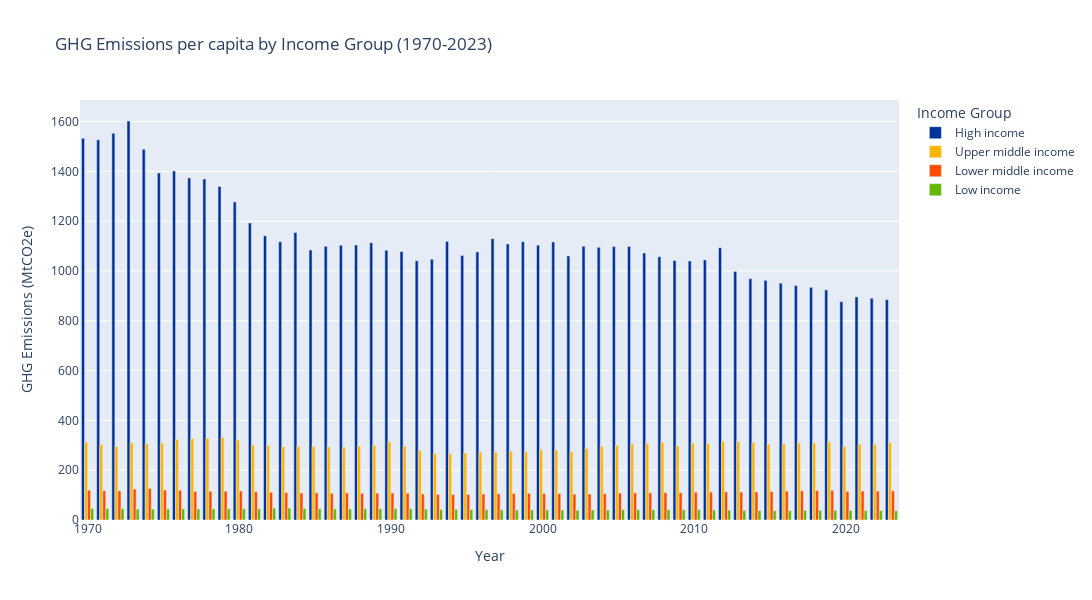

Notebook source saved alongside this figure:
### Markdown cell above
### Chart 2

### Code cell
# Filter required columns 
df = GHG_per_capita_by_country.loc[['HIGH','H_MID', 'L_MID', 'LOW']]
# # Plot (built-in function)
# df = df.set_index('Country')
# plt = df.T.plot(kind='bar', figsize=(30, 10), color={'High income': '#003299', 'Upper middle income': '#FFB400',  'Lower middle income':'#FF4B00', 'Low income': '#65B800'}, grid=True)
# plt.axhline(0, color='k', linestyle='dashed')
# Melt
df_long = df.melt(id_vars=["Country"], var_name="Year", value_name="Emissions")
# Plot (plotly)
fig = px.bar(
    df_long,
    x="Year",                # Year on the x-axis
    y="Emissions",              # Emissions on the y-axis
    color="Country",       # Use income group for color differentiation
    title="GHG Emissions per capita by Income Group (1970-2023)",
    labels={"Country": "Income Group", "Emissions": "GHG Emissions (MtCO2e)"},  # Axis labels
    color_discrete_map={'High income': COLORS[0], 'Upper middle income': COLORS[1],  'Lower middle income':COLORS[2], 'Low income': COLORS[3]},
    barmode="group",             # Grouped bars for each year
    height = 600,
    width = 1350
)
fig.show()

### Figure 1 — Plotly figure (JSON) as saved in the notebook; plotly's stock layout.template omitted (floating-point values rounded to 4 significant figures)
{"data": [{"alignmentgroup": "True", "hovertemplate": "Income Group=High income<br>Year=%{x}<br>GHG Emissions (MtCO2e)=%{y}<extra></extra>", "legendgroup": "High income", "marker": {"color": "#003299", "pattern": {"shape": ""}}, "name": "High income", "offsetgroup": "High income", "orientation": "v", "showlegend": true, "textposition": "auto", "type": "bar", "x": [1970, 1971, 1972, 1973, 1974, 1975, 1976, 1977, 1978, 1979, 1980, 1981, 1982, 1983, 1984, 1985, 1986, 1987, 1988, 1989, 1990, 1991, 1992, 1993, 1994, 1995, 1996, 1997, 1998, 1999, 2000, 2001, 2002, 2003, 2004, 2005, 2006, 2007, 2008, 2009, 2010, 2011, 2012, 2013, 2014, 2015, 2016, 2017, 2018, 2019, 2020, 2021, 2022, 2023], "xaxis": "x", "y": [1532.0, 1527.0, 1553.0, 1602.0, 1488.0, 1393.0, 1402.0, 1374.0, 1369.0, 1339.0, 1277.0, 1192.0, 1141.0, 1117.0, 1154.0, 1084.0, 1099.0, 1103.0, 1105.0, 1113.0, 1083.0, 1078.0, 1041.0, 1047.0, 1118.0, 1062.0, 1077.0, 1130.0, 1109.0, 1117.0, 1103.0, 1116.0, 1060.0, 1099.0, 1095.0, 1098.0, 1098.0, 1072.0, 1057.0, 1042.0, 1040.0, 1044.0, 1093.0, 998.2, 968.9, 962.3, 950.9, 941.3, 934.2, 923.9, 876.8, 895.8, 890.7, 884.9], "yaxis": "y"}, {"alignmentgroup": "True", "hovertemplate": "Income Group=Upper middle income<br>Year=%{x}<br>GHG Emissions (MtCO2e)=%{y}<extra></extra>", "legendgroup": "Upper middle income", "marker": {"color": "#FFB400", "pattern": {"shape": ""}}, "name": "Upper middle income", "offsetgroup": "Upper middle income", "orientation": "v", "showlegend": true, "textposition": "auto", "type": "bar", "x": [1970, 1971, 1972, 1973, 1974, 1975, 1976, 1977, 1978, 1979, 1980, 1981, 1982, 1983, 1984, 1985, 1986, 1987, 1988, 1989, 1990, 1991, 1992, 1993, 1994, 1995, 1996, 1997, 1998, 1999, 2000, 2001, 2002, 2003, 2004, 2005, 2006, 2007, 2008, 2009, 2010, 2011, 2012, 2013, 2014, 2015, 2016, 2017, 2018, 2019, 2020, 2021, 2022, 2023], "xaxis": "x", "y": [313.2, 303.9, 295.2, 309.8, 305.4, 309.4, 322.9, 326.8, 328.3, 332.0, 322.1, 301.4, 299.5, 294.9, 296.2, 295.5, 293.6, 292.8, 297.4, 300.5, 313.6, 296.5, 280.1, 267.7, 266.7, 269.2, 272.1, 272.9, 277.2, 274.3, 281.8, 280.9, 274.5, 287.4, 296.4, 300.2, 305.8, 308.3, 312.4, 299.1, 309.2, 308.0, 315.2, 315.6, 311.4, 304.4, 307.5, 309.3, 309.7, 313.5, 295.5, 304.8, 303.9, 310.9], "yaxis": "y"}, {"alignmentgroup": "True", "hovertemplate": "Income Group=Lower middle income<br>Year=%{x}<br>GHG Emissions (MtCO2e)=%{y}<extra></extra>", "legendgroup": "Lower middle income", "marker": {"color": "#FF4B00", "pattern": {"shape": ""}}, "name": "Lower middle income", "offsetgroup": "Lower middle income", "orientation": "v", "showlegend": true, "textposition": "auto", "type": "bar", "x": [1970, 1971, 1972, 1973, 1974, 1975, 1976, 1977, 1978, 1979, 1980, 1981, 1982, 1983, 1984, 1985, 1986, 1987, 1988, 1989, 1990, 1991, 1992, 1993, 1994, 1995, 1996, 1997, 1998, 1999, 2000, 2001, 2002, 2003, 2004, 2005, 2006, 2007, 2008, 2009, 2010, 2011, 2012, 2013, 2014, 2015, 2016, 2017, 2018, 2019, 2020, 2021, 2022, 2023], "xaxis": "x", "y": [119.6, 117.4, 117.2, 124.1, 126.8, 120.7, 119.5, 115.0, 115.4, 115.3, 116.3, 113.4, 111.3, 110.1, 108.5, 109.3, 107.3, 108.8, 107.5, 107.9, 108.9, 107.7, 104.4, 102.8, 102.1, 102.2, 104.5, 105.2, 106.6, 107.0, 106.6, 105.8, 103.8, 104.2, 105.9, 108.4, 109.0, 108.9, 109.9, 109.6, 111.4, 112.3, 113.0, 112.0, 112.8, 114.4, 115.9, 117.4, 118.1, 119.1, 115.1, 116.4, 116.4, 117.1], "yaxis": "y"}, {"alignmentgroup": "True", "hovertemplate": "Income Group=Low income<br>Year=%{x}<br>GHG Emissions (MtCO2e)=%{y}<extra></extra>", "legendgroup": "Low income", "marker": {"color": "#65B800", "pattern": {"shape": ""}}, "name": "Low income", "offsetgroup": "Low income", "orientation": "v", "showlegend": true, "textposition": "auto", "type": "bar", "x": [1970, 1971, 1972, 1973, 1974, 1975, 1976, 1977, 1978, 1979, 1980, 1981, 1982, 1983, 1984, 1985, 1986, 1987, 1988, 1989, 1990, 1991, 1992, 1993, 1994, 1995, 1996, 1997, 1998, 1999, 2000, 2001, 2002, 2003, 2004, 2005, 2006, 2007, 2008, 2009, 2010, 2011, 2012, 2013, 2014, 2015, 2016, 2017, 2018, 2019, 2020, 2021, 2022, 2023], "xaxis": "x", "y": [46.56, 45.8, 45.18, 43.78, 43.41, 44.25, 44.33, 44.29, 44.53, 45.19, 45.18, 45.36, 47.77, 47.37, 45.82, 45.08, 44.74, 44.83, 45.29, 45.21, 45.56, 45.2, 43.36, 42.39, 42.48, 41.94, 41.9, 41.17, 40.6, 40.68, 40.9, 40.26, 39.42, 40.33, 40.27, 41.56, 41.55, 41.03, 41.37, 41.29, 41.38, 40.34, 39.5, 38.44, 38.22, 37.16, 37.52, 38.84, 38.84, 38.92, 38.16, 37.74, 37.58, 37.19], "yaxis": "y"}], "layout": {"barmode": "group", "height": 600, "legend": {"title": {"text": "Income Group"}, "tracegroupgap": 0}, "title": {"text": "GHG Emissions per capita by Income Group (1970-2023)"}, "width": 1350, "xaxis": {"anchor": "y", "domain": [0, 1], "title": {"text": "Year"}}, "yaxis": {"anchor": "x", "domain": [0, 1], "title": {"text": "GHG Emissions (MtCO2e)"}}}}
